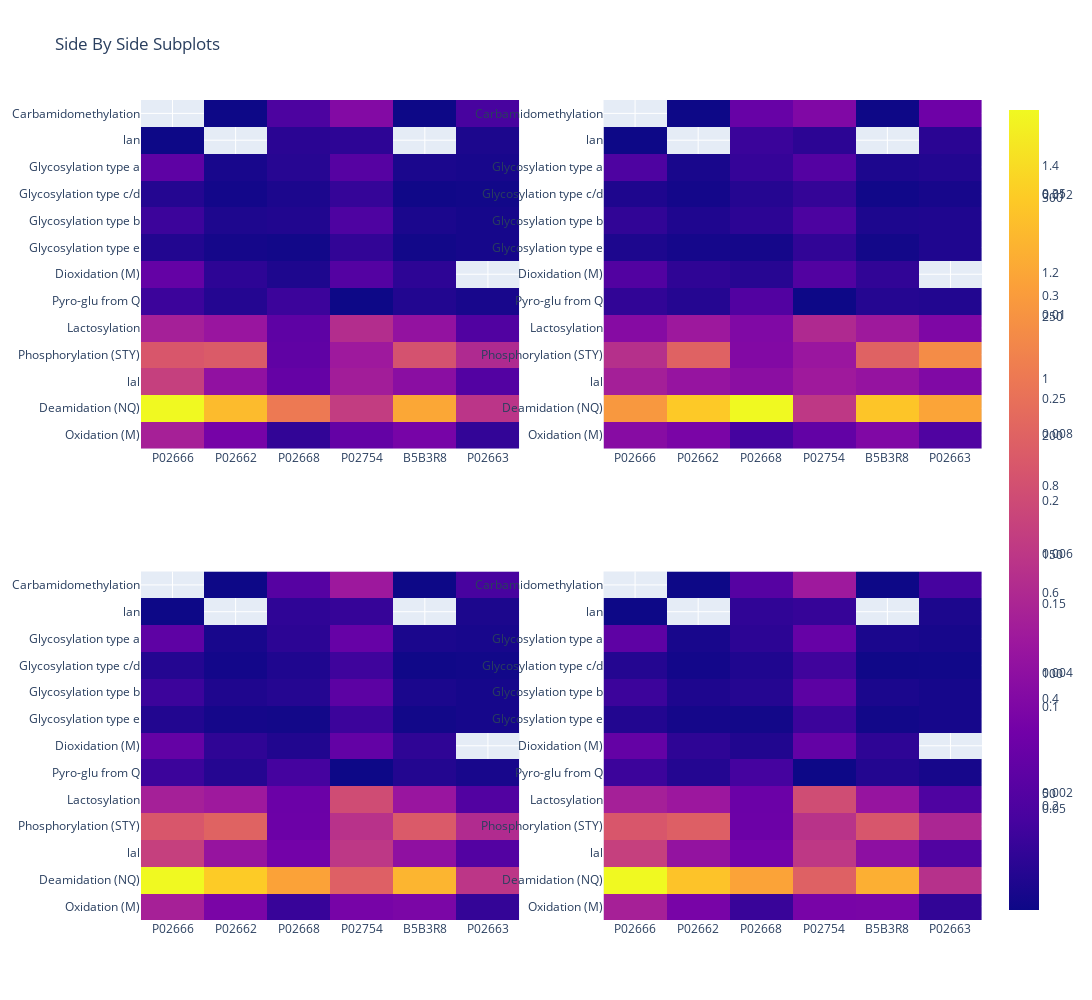

Write notebook code for a chart like this one.
### Code cell
from utils import get_modification_count_per_protein
from plotly.subplots import make_subplots
import plotly.express as px
import plotly.graph_objects as go
import math

def df_to_plotly(df):
     return {'z': df.values.tolist(),
             'x': df.columns.tolist(),
             'y': df.index.tolist()}

modFilterTypeList = ['no_normalization', 'protein_total_mod_count', 'protein_length', 'protein_mass']

filter = 400
fig = make_subplots(cols=2, rows=math.ceil(len(modFilterTypeList)/2))

for index, filterType in enumerate(modFilterTypeList, start=1):
    row = math.ceil((index)/2)
    col = 1 
    if index % 2 == 0:
        col = 2
    print("(Row:{0}, Col:{1})".format(row,col))
    modPd = pd.DataFrame(get_modification_count_per_protein(df, filter, filterType))
    fig.add_trace(go.Heatmap(df_to_plotly(modPd)), row=row, col=col)

fig.update_layout(height=1000, width=1800, title_text="Side By Side Subplots")
fig.show()

### Figure 1 — Plotly figure (JSON) as saved in the notebook; plotly's stock layout.template omitted (floating-point values rounded to 4 significant figures)
{"data": [{"type": "heatmap", "x": ["P02666", "P02662", "P02668", "P02754", "B5B3R8", "P02663"], "xaxis": "x", "y": ["Oxidation (M)", "Deamidation (NQ)", "lal", "Phosphorylation (STY)", "Lactosylation", "Pyro-glu from Q", "Dioxidation (M)", "Glycosylation type e", "Glycosylation type b", "Glycosylation type c/d", "Glycosylation type a", "lan", "Carbamidomethylation"], "yaxis": "y", "z": [[124, 79, 25, 64, 80, 26], [337, 287, 225, 157, 269, 148], [161, 103, 65, 120, 97, 49], [187, 192, 60, 115, 182, 135], [123, 110, 59, 139, 105, 48], [32, 16, 32, 1, 15, 8], [64, 22, 12, 50, 22, null], [15, 6, 4, 25, 4, 7], [32, 12, 14, 45, 10, 7], [16, 5, 11, 27, 3, 4], [59, 8, 18, 52, 10, 8], [1, null, 20, 22, null, 11], [null, 1, 44, 91, 1, 40]]}, {"type": "heatmap", "x": ["P02666", "P02662", "P02668", "P02754", "B5B3R8", "P02663"], "xaxis": "x2", "y": ["Oxidation (M)", "Deamidation (NQ)", "lal", "Phosphorylation (STY)", "Lactosylation", "Pyro-glu from Q", "Dioxidation (M)", "Glycosylation type e", "Glycosylation type b", "Glycosylation type c/d", "Glycosylation type a", "lan", "Carbamidomethylation"], "yaxis": "y2", "z": [[0.1089, 0.0953, 0.0434, 0.07151, 0.1018, 0.05428], [0.2959, 0.3462, 0.3906, 0.1754, 0.3422, 0.309], [0.1414, 0.1242, 0.1128, 0.1341, 0.1234, 0.1023], [0.1642, 0.2316, 0.1042, 0.1285, 0.2316, 0.2818], [0.108, 0.1327, 0.1024, 0.1553, 0.1336, 0.1002], [0.02809, 0.0193, 0.05556, 0.001117, 0.01908, 0.0167], [0.05619, 0.02654, 0.02083, 0.05587, 0.02799, null], [0.01317, 0.007238, 0.006944, 0.02793, 0.005089, 0.01461], [0.02809, 0.01448, 0.02431, 0.05028, 0.01272, 0.01461], [0.01405, 0.006031, 0.0191, 0.03017, 0.003817, 0.008351], [0.0518, 0.00965, 0.03125, 0.0581, 0.01272, 0.0167], [0.000878, null, 0.03472, 0.02458, null, 0.02296], [null, 0.001206, 0.07639, 0.1017, 0.001272, 0.08351]]}, {"type": "heatmap", "x": ["P02666", "P02662", "P02668", "P02754", "B5B3R8", "P02663"], "xaxis": "x3", "y": ["Oxidation (M)", "Deamidation (NQ)", "lal", "Phosphorylation (STY)", "Lactosylation", "Pyro-glu from Q", "Dioxidation (M)", "Glycosylation type e", "Glycosylation type b", "Glycosylation type c/d", "Glycosylation type a", "lan", "Carbamidomethylation"], "yaxis": "y3", "z": [[0.5536, 0.3692, 0.1316, 0.3596, 0.3738, 0.1171], [1.504, 1.341, 1.184, 0.882, 1.257, 0.6667], [0.7188, 0.4813, 0.3421, 0.6742, 0.4533, 0.2207], [0.8348, 0.8972, 0.3158, 0.6461, 0.8505, 0.6081], [0.5491, 0.514, 0.3105, 0.7809, 0.4907, 0.2162], [0.1429, 0.07477, 0.1684, 0.005618, 0.07009, 0.03604], [0.2857, 0.1028, 0.06316, 0.2809, 0.1028, null], [0.06696, 0.02804, 0.02105, 0.1404, 0.01869, 0.03153], [0.1429, 0.05607, 0.07368, 0.2528, 0.04673, 0.03153], [0.07143, 0.02336, 0.05789, 0.1517, 0.01402, 0.01802], [0.2634, 0.03738, 0.09474, 0.2921, 0.04673, 0.03604], [0.004464, null, 0.1053, 0.1236, null, 0.04955], [null, 0.004673, 0.2316, 0.5112, 0.004673, 0.1802]]}, {"type": "heatmap", "x": ["P02666", "P02662", "P02668", "P02754", "B5B3R8", "P02663"], "xaxis": "x4", "y": ["Oxidation (M)", "Deamidation (NQ)", "lal", "Phosphorylation (STY)", "Lactosylation", "Pyro-glu from Q", "Dioxidation (M)", "Glycosylation type e", "Glycosylation type b", "Glycosylation type c/d", "Glycosylation type a", "lan", "Carbamidomethylation"], "yaxis": "y4", "z": [[0.004939, 0.003221, 0.001175, 0.003219, 0.003273, 0.0009993], [0.01342, 0.0117, 0.01058, 0.007896, 0.01101, 0.005688], [0.006413, 0.004199, 0.003056, 0.006035, 0.003968, 0.001883], [0.007448, 0.007827, 0.002821, 0.005784, 0.007446, 0.005189], [0.004899, 0.004484, 0.002774, 0.006991, 0.004296, 0.001845], [0.001275, 0.0006523, 0.001505, 5.029e-05, 0.0006137, 0.0003075], [0.002549, 0.0008969, 0.0005642, 0.002515, 0.0009001, null], [0.0005974, 0.0002446, 0.0001881, 0.001257, 0.0001636, 0.000269], [0.001275, 0.0004892, 0.0006582, 0.002263, 0.0004091, 0.000269], [0.0006373, 0.0002038, 0.0005172, 0.001358, 0.0001227, 0.0001537], [0.00235, 0.0003261, 0.0008463, 0.002615, 0.0004091, 0.0003075], [3.983e-05, null, 0.0009403, 0.001106, null, 0.0004228], [null, 4.077e-05, 0.002069, 0.004577, 4.091e-05, 0.001537]]}], "layout": {"height": 1000, "title": {"text": "Side By Side Subplots"}, "width": 1800, "xaxis": {"anchor": "y", "domain": [0, 0.45]}, "xaxis2": {"anchor": "y2", "domain": [0.55, 1]}, "xaxis3": {"anchor": "y3", "domain": [0, 0.45]}, "xaxis4": {"anchor": "y4", "domain": [0.55, 1]}, "yaxis": {"anchor": "x", "domain": [0.575, 1]}, "yaxis2": {"anchor": "x2", "domain": [0.575, 1]}, "yaxis3": {"anchor": "x3", "domain": [0, 0.425]}, "yaxis4": {"anchor": "x4", "domain": [0, 0.425]}}}
